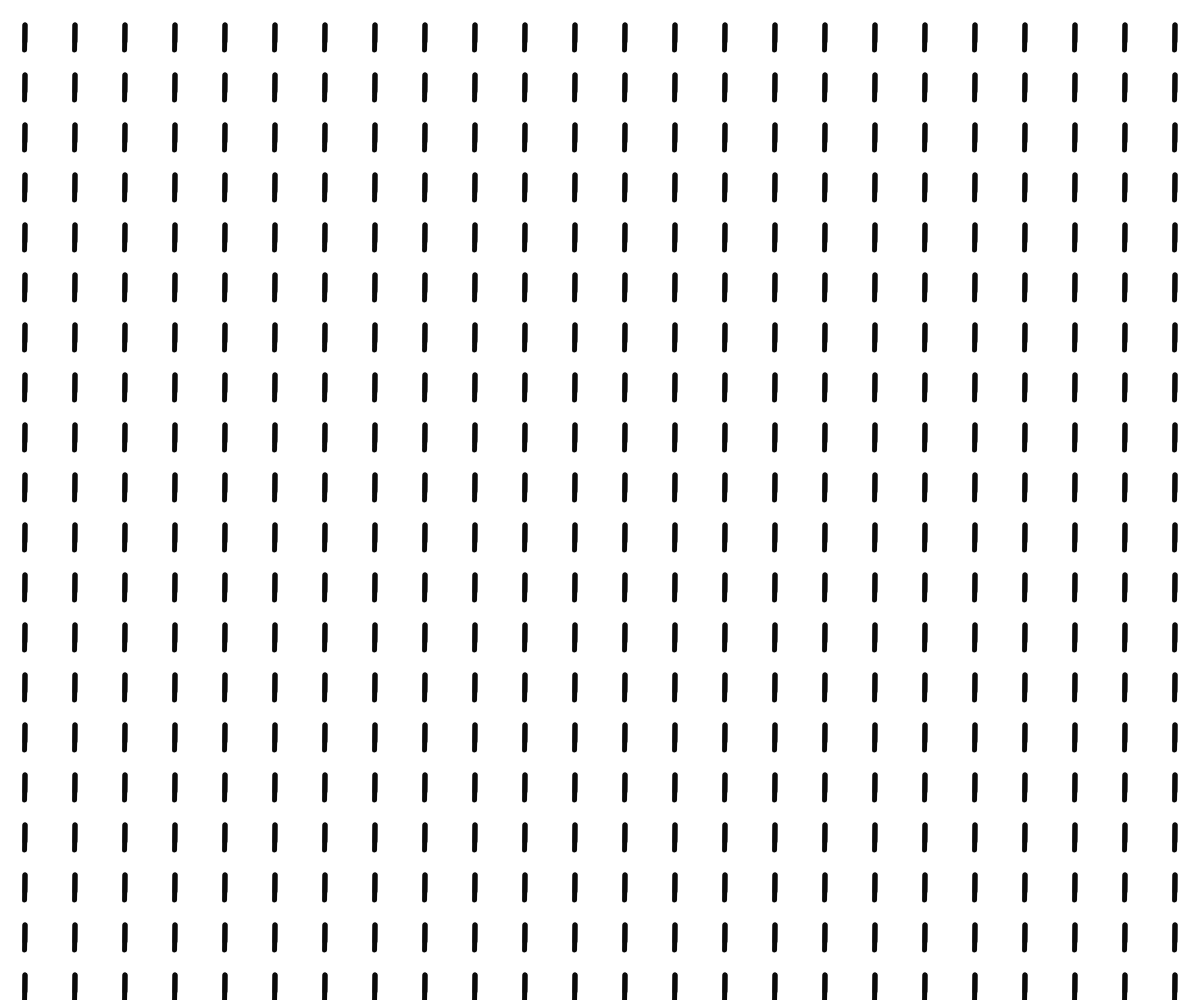
Frame 1 (no input)
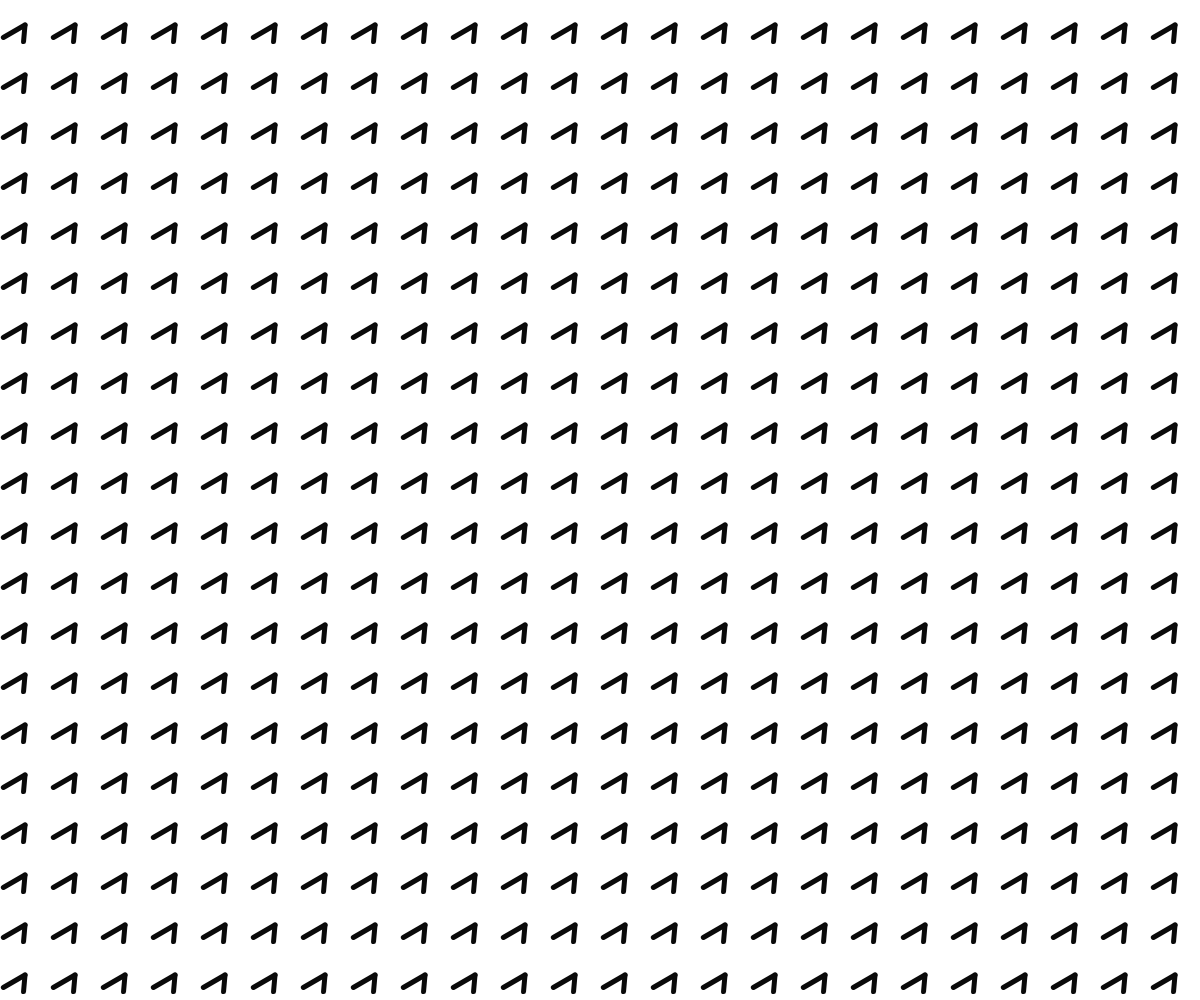
Frame 60 (no input)
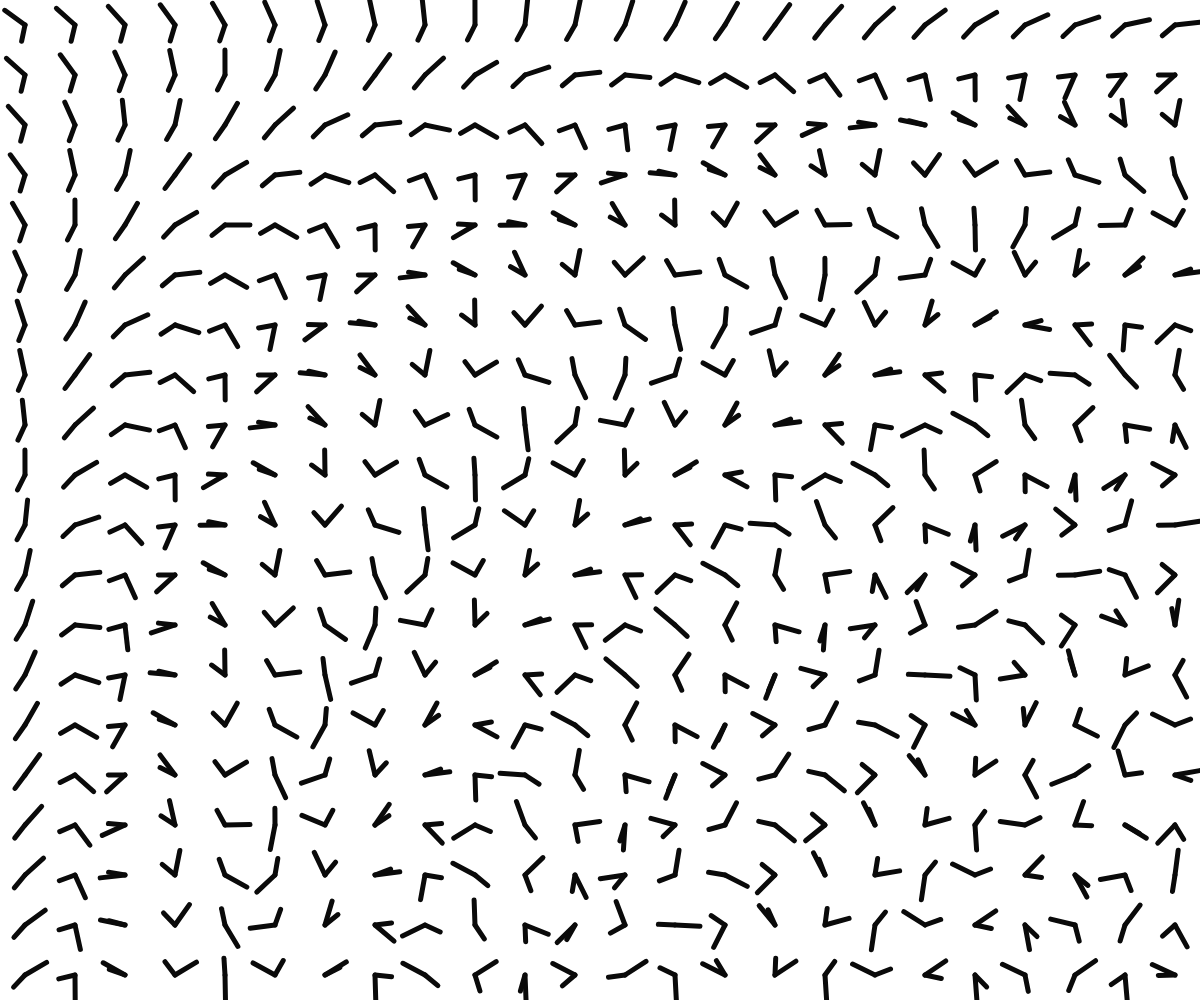
Frame 120 (the mouse pressed at the canvas centre since frame 60)

The p5.js sketch that drew these frames (run headless with seeded random() and noise() and a simulated clock; from frame 60 on, the mouse is pressed at the canvas centre):

// p5.js sketch
// ── sketch.js
let scale = 100;
let density = 20;
let d;
let xRate = 100;
let yRate = 300;
p5.disableFriendlyErrors = true; // keep warnings quiet
let bDoExportSvg = false; 

function setup() {
  createCanvas(windowWidth, windowHeight);
  angleMode(DEGREES);
  lrpMouseX = 0;
  lrpMouseY = 0;
  if (width < height) {
    d = int(width/density);
  } else {
    d = int(height/density);
  }
}

function draw() {
  background(255);
  stroke(10);
  strokeWeight(5)
  lrpMouseX = lerp(lrpMouseX, mouseX, 0.1);
  lrpMouseY = lerp(lrpMouseY, mouseY, 0.1);
  xCt = int(width/d);
  yCt = int(height/d);
  for (let i = 0; i < xCt; i++) {
    for (let j = 0; j < yCt; j++) {
      push();
      translate(i*d+d/2, j*d+d/2);
      //circle(0, 0, d);
      rotate(frameCount + (i+1)*(j+ 1)*lrpMouseX/xRate);
      line(0, 0, 0, d/2);
      rotate(-frameCount - (i+1)*(j+ 1)*lrpMouseX/xRate);
      rotate(frameCount/12 + (i+1)*(j+ 1)*lrpMouseY/yRate);
      line(0, 0, 0, d/3);
      pop();
    }
  }
  


}
